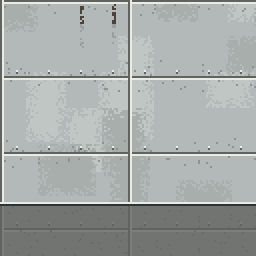
#> input picture docs/art/review/glyph_trial_2026-09-10/concrete_facility_wall.png, 128 x 128 px (shown 2 times larger)
$ python make_sheets.py
#> lines starting #> are read from the running program, lines starting #| are printed output that depends on the picture
"""Tiling and comparison sheets for the Glyph concrete-wall trial.

    python3 make_sheets.py [dir]

A texture that looks right alone and shows a grid when tiled is not a wall
texture, so the tiled arrangement is evidence, not decoration. The shipped
`concrete_facility_wall.png` sits beside it at the same enlargement so the
comparison is of the house language and not of two different zoom levels.
"""
import os
import sys
from PIL import Image, ImageDraw, ImageFont

HERE = os.path.dirname(os.path.abspath(__file__))
REPO = os.path.dirname(os.path.dirname(os.path.dirname(os.path.dirname(HERE))))
OUT = sys.argv[1] if len(sys.argv) > 1 else HERE
INK, DIM, BG = (232, 236, 240), (150, 158, 168), (18, 20, 24)


def font(px):
    for p in ("/usr/share/fonts/truetype/dejavu/DejaVuSans-Bold.ttf",
              "/usr/share/fonts/truetype/dejavu/DejaVuSans.ttf"):
        if os.path.exists(p):
            return ImageFont.truetype(p, px)
    return ImageFont.load_default()


def tiled(img, n, scale):
#> called with n = 3, scale = 2
    w, h = img.size
#> w = 128; h = 128
    sheet = Image.new("RGB", (w * n, h * n))
#> sheet: PIL image 384x384 RGB; every value is 0
    for ty in range(n):
        for tx in range(n):
            sheet.paste(img, (tx * w, ty * h))
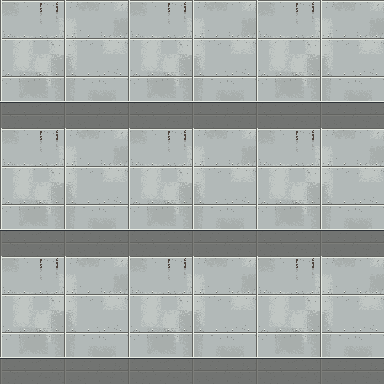
#> sheet: PIL image 384x384 RGB; mean R, G, B 163.8, 169.1, 167.2
    return sheet.resize((w * n * scale, h * n * scale), Image.NEAREST)


def main():
    glyph = Image.open(os.path.join(HERE, "concrete_facility_wall.png")).convert("RGB")
    shipped = Image.open(os.path.join(
        REPO, "assets/textures/theme/concrete_facility_wall.png")).convert("RGB")
    assert glyph.size == shipped.size == (128, 128), (glyph.size, shipped.size)

    # -- the tiling sheet: 3x3, at 2x, with the tile boundaries called out ---
    t = tiled(glyph, 3, 2)
    pad, head = 24, 116
    im = Image.new("RGB", (t.width + pad * 2, t.height + pad + head), BG)
    dr = ImageDraw.Draw(im)
    dr.text((pad, 18), "GLYPH TRIAL - concrete_facility wall, 3x3 tiled",
            font=font(24), fill=INK)
    dr.text((pad, 52), "native 128x128 = 4.00 m at 32 texels/m, shown at 2x.",
            font=font(17), fill=DIM)
    dr.text((pad, 76), "Red marks the tile boundaries: a seam would be a line "
            "that appears only there.", font=font(17), fill=DIM)
    im.paste(t, (pad, head))
    for i in (1, 2):
        x = pad + i * 128 * 2
        dr.line([(x, head), (x, head + t.height)], fill=(226, 84, 62), width=1)
        y = head + i * 128 * 2
        dr.line([(pad, y), (pad + t.width, y)], fill=(226, 84, 62), width=1)
    im.save(os.path.join(OUT, "TILED_3x3.png"))
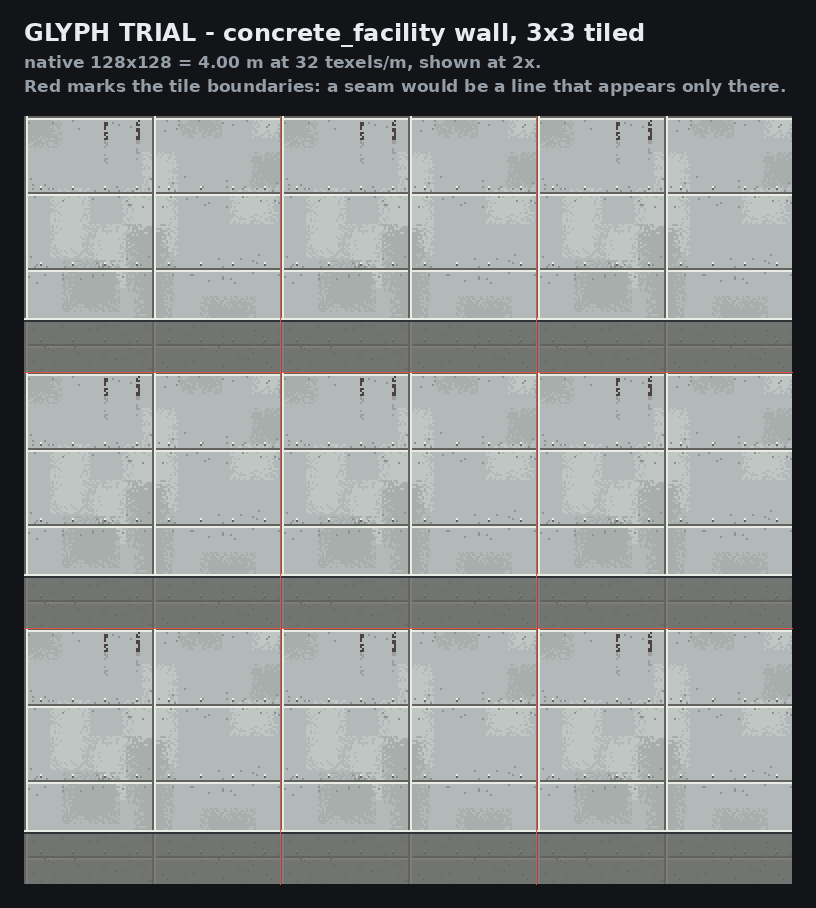
#> saved as TILED_3x3.png: PIL image 816x908 RGB; mean R, G, B 136.9, 141, 140.3
    print("[sheet] TILED_3x3.png  %dx%d" % im.size)
#| [sheet] TILED_3x3.png  816x908

    # -- glyph beside the shipped painter, same enlargement ----------------
    scale, gap = 4, 28
    a = glyph.resize((128 * scale,) * 2, Image.NEAREST)
    b = shipped.resize((128 * scale,) * 2, Image.NEAREST)
    im = Image.new("RGB", (pad * 2 + a.width * 2 + gap, 116 + a.height + pad + 40), BG)
#> im: PIL image 1100x692 RGB
    dr = ImageDraw.Draw(im)
    dr.text((pad, 18), "SAME WALL, TWO TOOLS - both 128x128 at 4x",
            font=font(24), fill=INK)
    dr.text((pad, 52), "Left: authored in Glyph by act_agent_arty for "
            "act_owner_skyiah. Right: the shipped", font=font(17), fill=DIM)
    dr.text((pad, 76), "tools/blender/materials.py painter, unchanged. "
            "Neither is a rebuild of the other.", font=font(17), fill=DIM)
    im.paste(a, (pad, 116))
    im.paste(b, (pad + a.width + gap, 116))
    for x, label in ((pad, "GLYPH - trial, ships nowhere"),
                     (pad + a.width + gap, "SHIPPED - unchanged")):
        dr.text((x, 116 + a.height + 10), label, font=font(20), fill=INK)
    im.save(os.path.join(OUT, "GLYPH_vs_SHIPPED.png"))
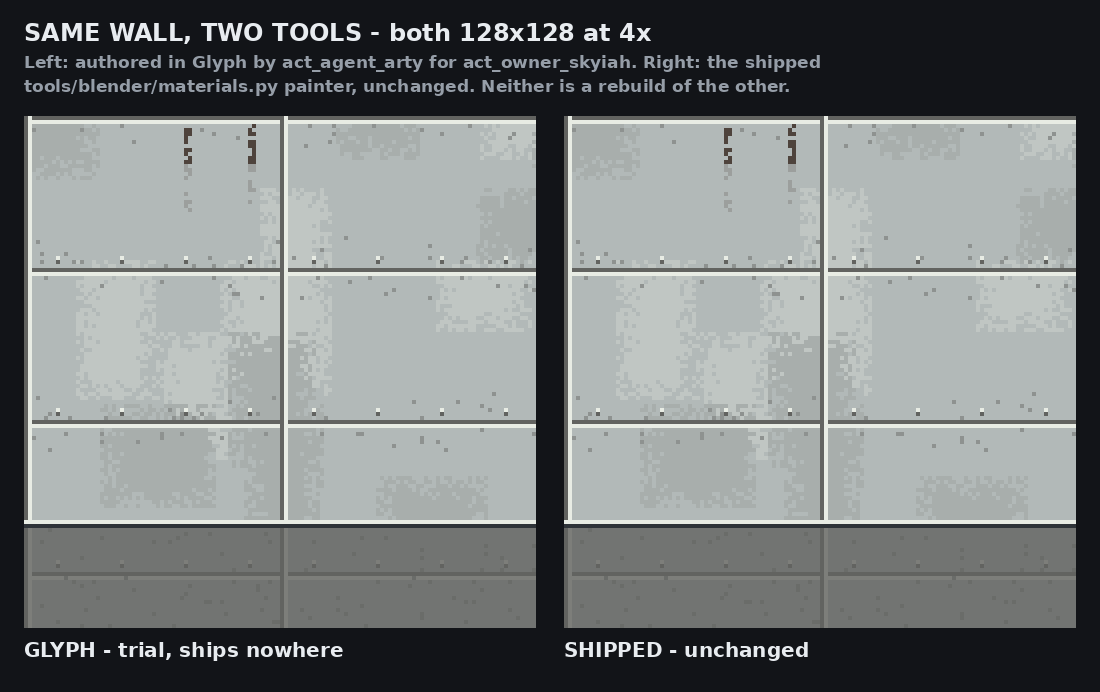
#> saved as GLYPH_vs_SHIPPED.png: PIL image 1100x692 RGB; mean R, G, B 121.9, 126.3, 126.3
    print("[sheet] GLYPH_vs_SHIPPED.png  %dx%d" % im.size)
#| [sheet] GLYPH_vs_SHIPPED.png  1100x692

    # -- the two Godot renders, side by side -------------------------------
    # The caption is exact about the cameras on purpose. The two instances
    # stand 18 m apart, so these are MIRRORED positions with identical
    # offsets relative to each instance -- not one camera transform. A sheet
    # that overstates its own method teaches the reader to mistrust the next
    # number on it.
    ga = Image.open(os.path.join(HERE, "GODOT_wall_shipped.png")).convert("RGB")
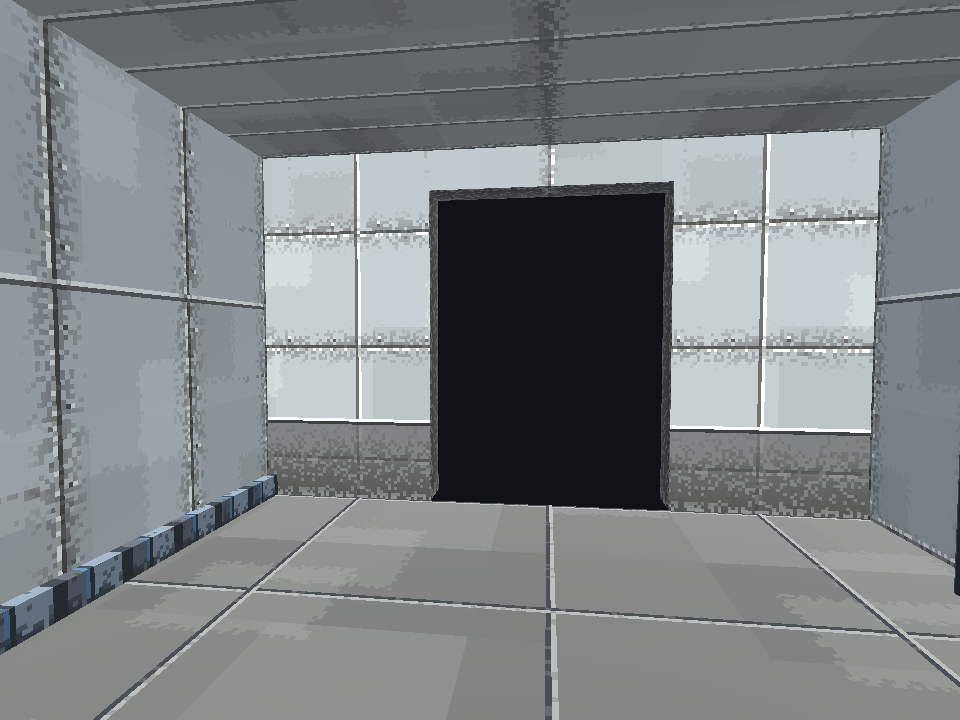
#> input picture docs/art/review/glyph_trial_2026-09-10/GODOT_wall_shipped.png, 960 x 720 px
    gb = Image.open(os.path.join(HERE, "GODOT_wall_glyph.png")).convert("RGB")
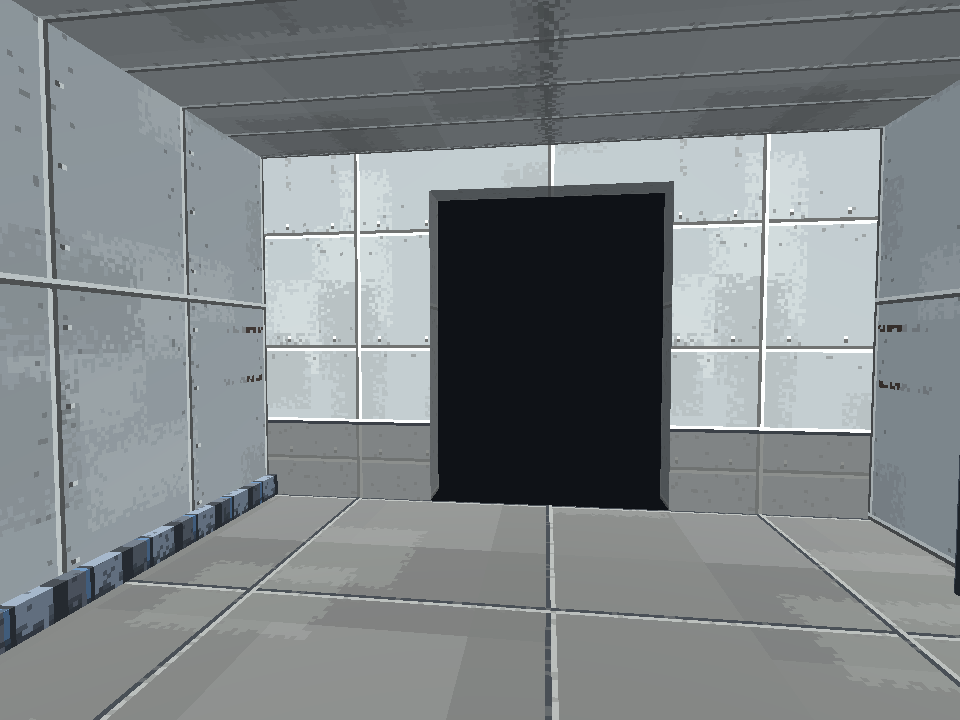
#> input picture docs/art/review/glyph_trial_2026-09-10/GODOT_wall_glyph.png, 960 x 720 px
    ghead, gap2 = 148, 20
    im = Image.new("RGB", (pad * 2 + ga.width + gb.width + gap2,
                           ghead + ga.height + 52 + pad), BG)
#> im: PIL image 1988x944 RGB
    dr = ImageDraw.Draw(im)
    dr.text((pad, 18), "ON REAL GEOMETRY - shell_corner_left, per-surface "
            "override", font=font(28), fill=INK)
    for i, line in enumerate([
            "Two instances of the same shipped scene, themed "
            "concrete_facility. The ONLY difference is which PNG the `wall` "
            "role resolves to.",
            "Both 960x720, no stretching. The instances stand 18 m apart, so "
            "the cameras are at MIRRORED positions with identical offsets",
            "relative to each instance - eye height 1.7 m, 0.6 m inboard, in "
            "the corridor mouth - not one camera transform. Same light both "
            "sides.",
            "Nothing rebuilt, nothing exported; 0 unresolved surfaces either "
            "side."]):
        dr.text((pad, 56 + i * 23), line, font=font(17), fill=DIM)
    im.paste(ga, (pad, ghead))
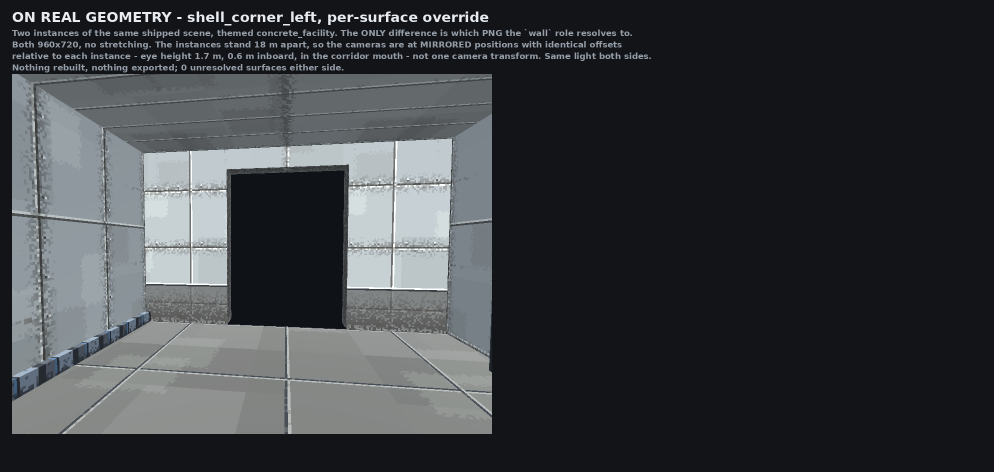
#> im: PIL image 1988x944 RGB (shown at 1/2 size); mean R, G, B 59.1, 62.4, 65.9
    im.paste(gb, (pad + ga.width + gap2, ghead))
    dr.text((pad, ghead + ga.height + 12),
            "SHIPPED wall - materials.py, unchanged", font=font(22), fill=INK)
    dr.text((pad + ga.width + gap2, ghead + ga.height + 12),
            "GLYPH wall - the trial texture", font=font(22), fill=(150, 205, 160))
    im.save(os.path.join(OUT, "GODOT_comparison.png"))
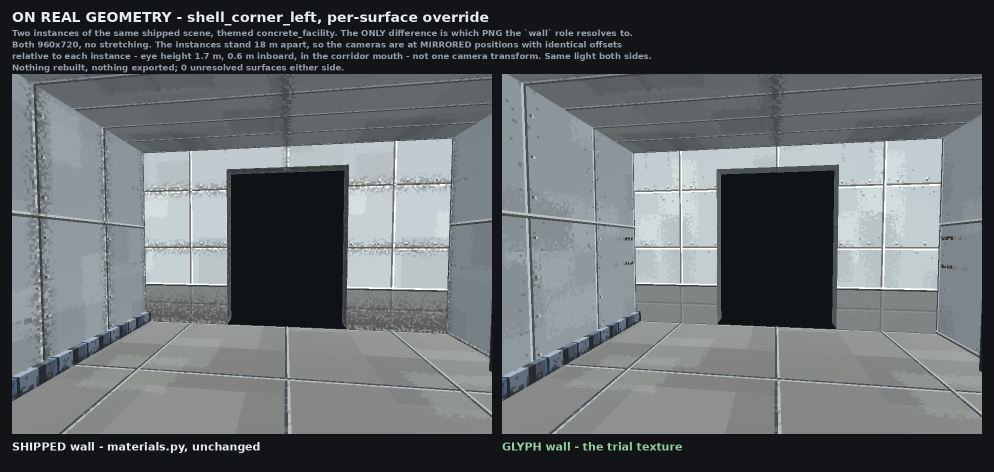
#> saved as GODOT_comparison.png: PIL image 1988x944 RGB (shown at 1/2 size); mean R, G, B 99.2, 104, 106.8
    print("[sheet] GODOT_comparison.png  %dx%d" % im.size)
#| [sheet] GODOT_comparison.png  1988x944


main()
